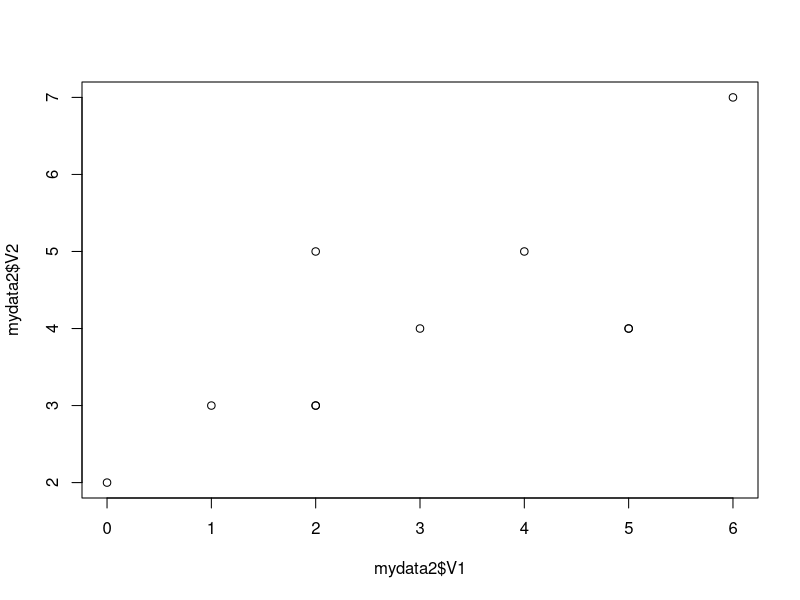
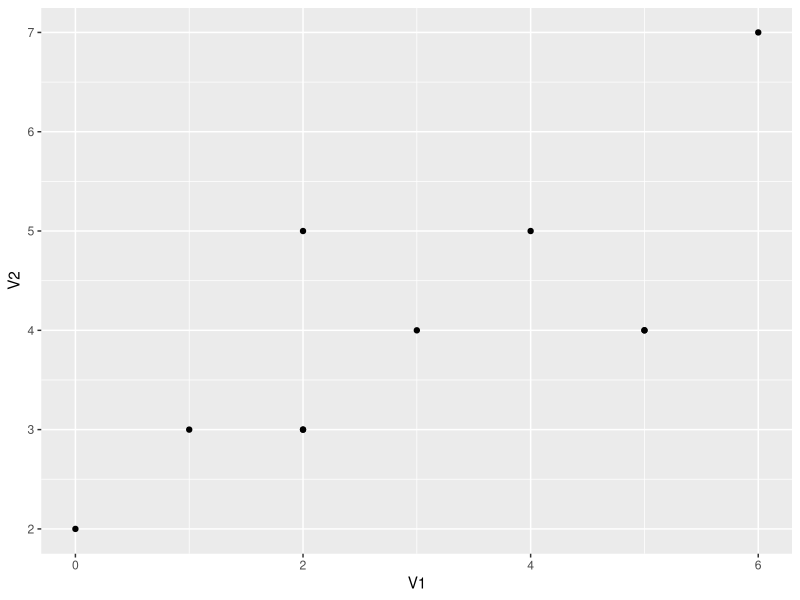

The R source for these figures, in order:
## ---- chunk 1
mydata <- read.csv("02_practice_01.csv", header = F)

mean(mydata$V1) # 標本平均
var(mydata$V1) # 不偏分散
median(mydata$V1) # 中央値
## ---- chunk 2
Mode <- function(x) {
  ux <- unique(x)
  tab <- tabulate(match(x, ux))
  ux[tab == max(tab)]
}

Mode(mydata$V1) # 最頻値
## ---- chunk 3
mydata2 <- read.csv("02_practice_03.csv", header = F)

plot(mydata2$V1, mydata2$V2)
## ---- chunk 4
var(mydata2$V1, mydata2$V2) # 共分散
cor(mydata2$V1, mydata2$V2) # 相関係数
## ---- chunk 5
sd(mydata$V1)
## ---- chunk 6
library(ggplot2)

ggplot(mydata2, aes(x = V1, y = V2)) +
  geom_point()
